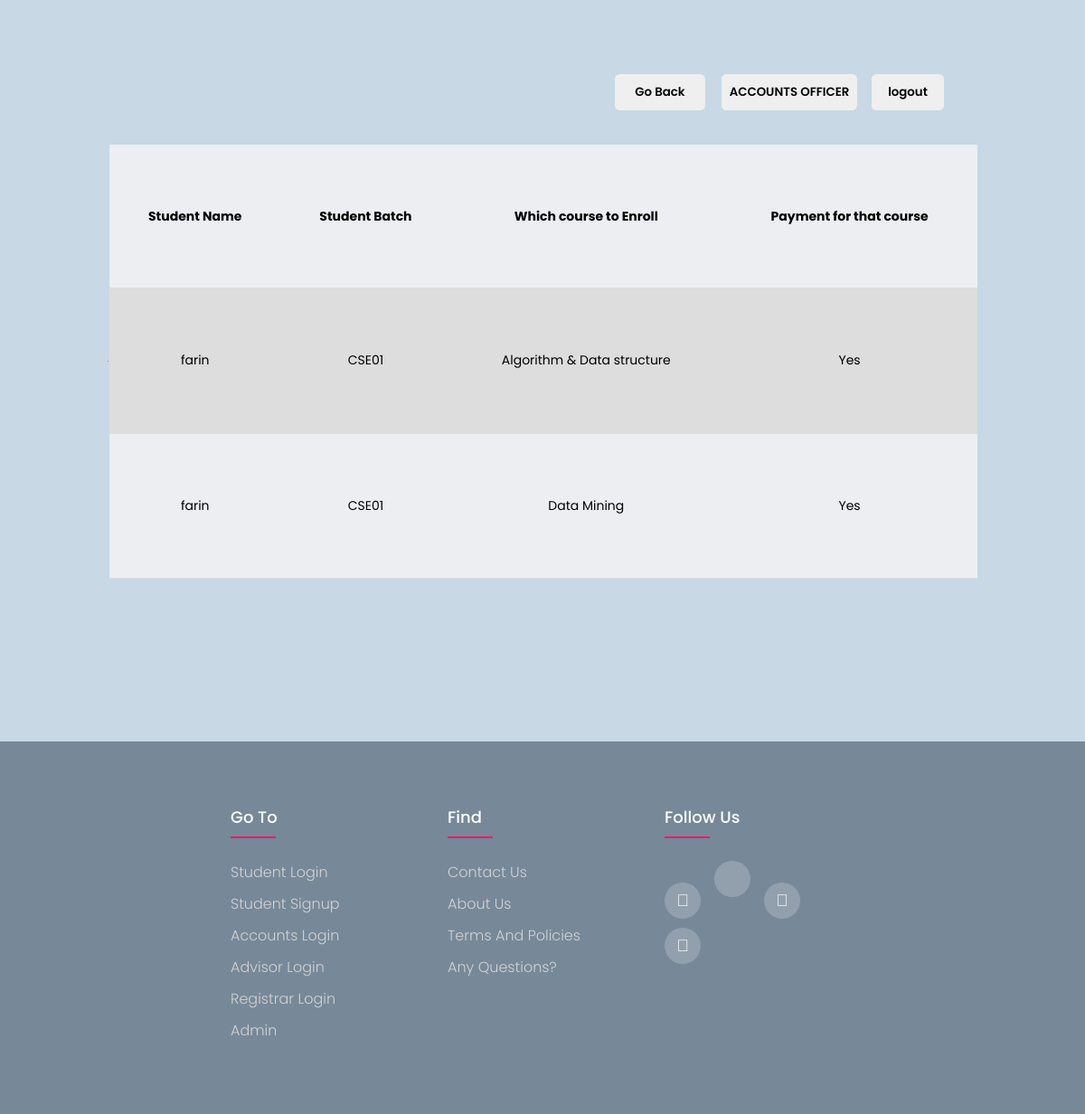
Screenshot of /account/check_accounts.php (signed in) with the database file from the repository.
### tables this page shows
CREATE TABLE `payment` (
  `id` int(11) NOT NULL,
  `student_name` varchar(255) NOT NULL,
  `payment_course` varchar(255) NOT NULL,
  `payment_complete` int(11) DEFAULT NULL
);

CREATE TABLE `students` (
  `id` int(11) NOT NULL,
  `full_name` varchar(255) NOT NULL,
  `username` varchar(255) NOT NULL,
  `batch` varchar(255) NOT NULL,
  `student_id` int(30) NOT NULL,
  `email` varchar(255) NOT NULL,
  `password` varchar(255) NOT NULL,
  `advisor` varchar(255) DEFAULT NULL,
  `credits` int(11) NOT NULL
);

### account/check_accounts.php (the view, shortened to what this page needs)
<?php
include "../includes/header.php";
include "../includes/db.php";
?>
<?php
$datasql = "SELECT p.*,s.*
FROM payment p
JOIN students s ON p.student_name = s.username";
$dataresult = mysqli_query($mysqli, $datasql) or die(mysqli_error($mysqli));
?>
<div class="container">
    <div class="btn-section">
        <div class="username-btn">
            <button style="min-width:150px !important">
                <?= $_SESSION['username'] ?>
            </button>
        </div>
        <a href="../index.php">
            <div class="logout-btn"><button>logout</button></div>
        </a>
        <a href="/course/account/account_feed.php">
            <div class="adv-btn">
                <button style="right:35vw !important">Go Back</button>
            </div>
        </a>
    </div>
    <hr>
    <?php if (mysqli_num_rows($dataresult) > 0) { ?>
        <table class="table" id="myTable" data-filter-control="true" data-show-search-clear-button="true">
            <tr>
                <th>Student Name</th>
                <th>Student Batch</th>
                <th>Which course to Enroll</th>
                <th>Payment for that course</th>
            </tr>
            <?php while ($data = mysqli_fetch_assoc($dataresult)) {
                if ($data['payment_complete'] == 1) {
                    $complete = "Yes";
                } else if ($data['payment_complete'] == 0) {
                    $complete = "No";
                }
                ?>
                <tr>
                    <td>
                        <?= $data['student_name'] ?>
                    </td>
                    <td>
                        <?= $data['batch'] ?>
                    </td>
                    <td>
                        <?= $data['payment_course'] ?>
                    </td>
                    <td>
                        <?= $complete ?>
                    </td>
                </tr>
            <?php }
    } else { ?>
            <h1>No new applies right now</h1>
        <?php } ?>
    </table>
</div>
<?php
include "../includes/footer.php";
?>

### css/style.css (style rules this page uses)
* { margin: 0; padding: 0; box-sizing: border-box; max-width: 100%; font-family: "Poppins", sans-serif !important; }
body { background: #c8d8e4; }
.container { min-height: 100vh; margin: 0 auto; position: relative; background: #c8d8e4; display: flex; justify-content: center; align-items: center; }
table { height: 60vh; width: 80%; border-collapse: collapse; }
th, td { border-bottom: 1px solid #dddddd; padding: 10px 20px; font-size: 14px; text-align: center; }
tr:nth-child(even) { background-color: #dddddd; }
tr:nth-child(odd) { background-color: #edeef1; }
.logout-btn button { width: 80px; border: none; outline: none; height: 40px; border-radius: 0.3rem; font-weight: 600; margin: 10px 0; cursor: pointer; transition: 0.2s; position: absolute; top: 6vw; right: 13vw; z-index: 1000; }
.adv-btn button { width: 100px; border: none; outline: none; height: 40px; border-radius: 0.3rem; font-weight: 600; margin: 10px 0; cursor: pointer; transition: 0.2s; position: absolute; top: 6vw; right: 30vw; z-index: 1000; }
.username-btn button { min-width: 80px; border: none; outline: none; height: 40px; border-radius: 0.3rem; font-weight: 600; margin: 10px 0; cursor: pointer; transition: 0.2s; position: absolute; right: 21vw; top: 6vw; z-index: 1000; }
@media (min-width: 765px) and (max-width: 1200px) { html { font-size: 18px; } }

### rows the page displays
payment: student_name "farin", students.batch "CSE01", payment_course "Algorithm & Data structure", payment_complete "Yes"
payment: student_name "farin", students.batch "CSE01", payment_course "Data Mining", payment_complete "Yes"

### other values shown
$_SESSION['username'] "ACCOUNTS OFFICER"
